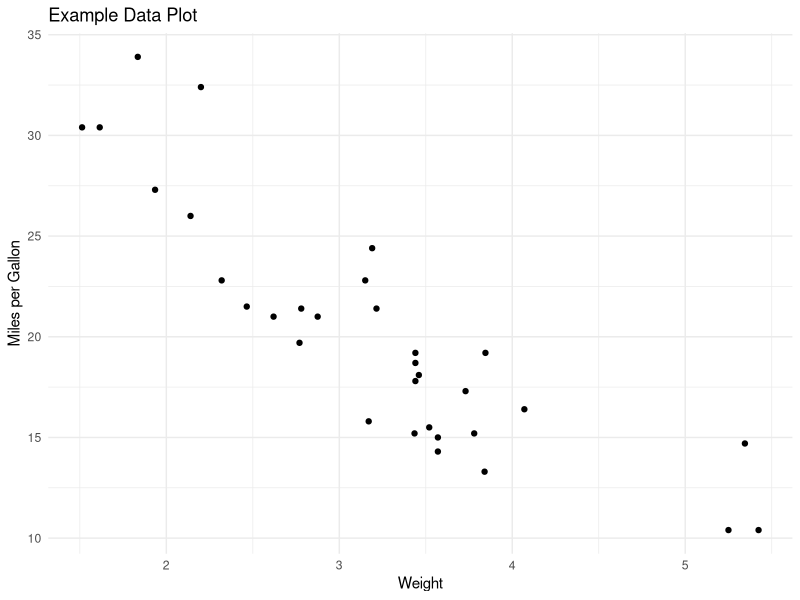
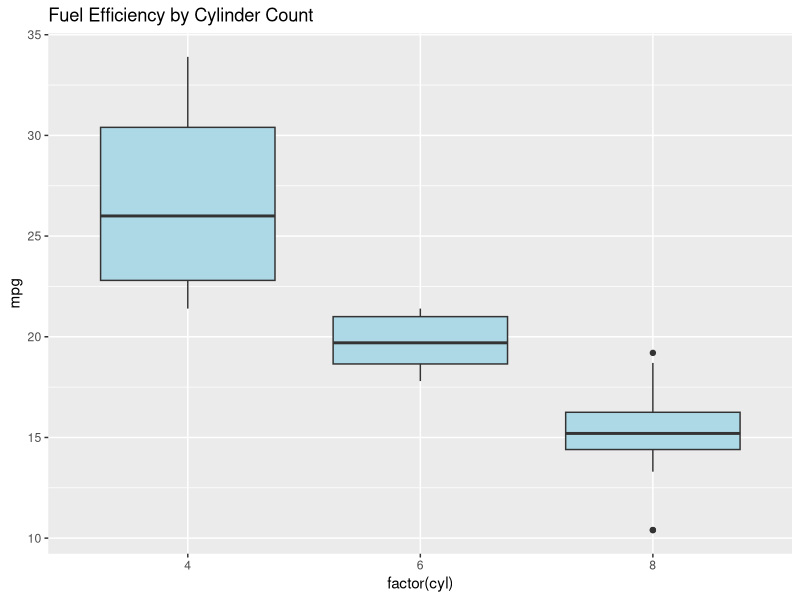

These figures' R source, in order:
## ---- chunk 1
# Minimal setup
options(htmltools.dir.version = FALSE)
knitr::opts_chunk$set(echo = TRUE, message = FALSE, warning = FALSE)
library(tidyverse)
library(readr)
library(stringr)
## ---- chunk 2
library(ggplot2)
ggplot(mtcars, aes(wt, mpg)) +
  geom_point() +
  theme_minimal() +
  labs(title="Example Data Plot", x="Weight", y="Miles per Gallon")
## ---- chunk 3
summary(mtcars)

## ---- chunk 4
ggplot(mtcars, aes(factor(cyl), mpg)) +
geom_boxplot(fill="lightblue") +
labs(title="Fuel Efficiency by Cylinder Count")
